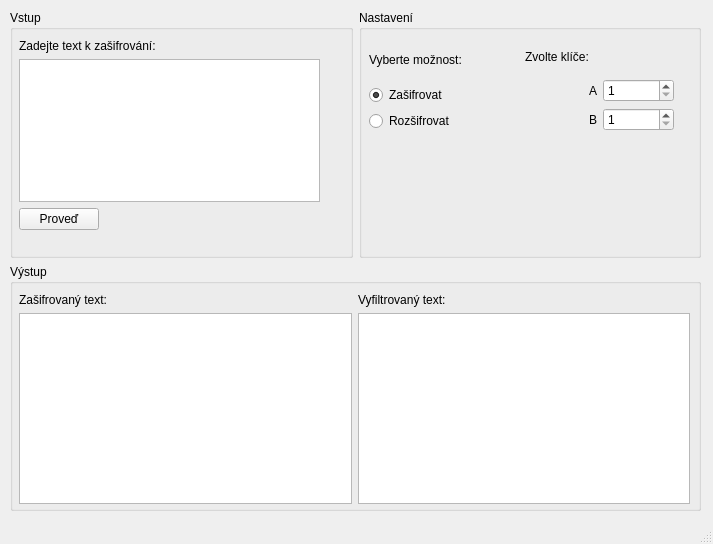
<?xml version="1.0" encoding="UTF-8"?>
<ui version="4.0">
 <class>MainWindow</class>
 <widget class="QMainWindow" name="MainWindow">
  <property name="geometry">
   <rect>
    <x>0</x>
    <y>0</y>
    <width>713</width>
    <height>544</height>
   </rect>
  </property>
  <property name="minimumSize">
   <size>
    <width>100</width>
    <height>100</height>
   </size>
  </property>
  <property name="windowTitle">
   <string>Afinní šifra</string>
  </property>
  <property name="locale">
   <locale language="Czech" country="CzechRepublic"/>
  </property>
  <widget class="QWidget" name="centralwidget">
   <widget class="QWidget" name="verticalLayoutWidget">
    <property name="geometry">
     <rect>
      <x>10</x>
      <y>10</y>
      <width>691</width>
      <height>501</height>
     </rect>
    </property>
    <layout class="QVBoxLayout" name="verticalLayout">
     <item>
      <layout class="QHBoxLayout" name="horizontalLayoutTop">
       <item>
        <widget class="QGroupBox" name="groupBoxInput">
         <property name="title">
          <string>Vstup</string>
         </property>
         <widget class="QWidget" name="gridLayoutWidget_4">
          <property name="geometry">
           <rect>
            <x>9</x>
            <y>29</y>
            <width>301</width>
            <height>191</height>
           </rect>
          </property>
          <layout class="QGridLayout" name="gridLayoutInput">
           <item row="0" column="0">
            <widget class="QLabel" name="labelInput">
             <property name="text">
              <string>Zadejte text k zašifrování:</string>
             </property>
            </widget>
           </item>
           <item row="1" column="0">
            <widget class="QPlainTextEdit" name="textEditInput"/>
           </item>
           <item row="2" column="0">
            <layout class="QHBoxLayout" name="horizontalLayoutDoStuff">
             <item>
              <widget class="QPushButton" name="buttonDoStuff">
               <property name="text">
                <string>Proveď</string>
               </property>
              </widget>
             </item>
             <item>
              <spacer name="spacerDoStuff">
               <property name="orientation">
                <enum>Qt::Horizontal</enum>
               </property>
               <property name="sizeHint" stdset="0">
                <size>
                 <width>40</width>
                 <height>20</height>
                </size>
               </property>
              </spacer>
             </item>
            </layout>
           </item>
          </layout>
         </widget>
        </widget>
       </item>
       <item>
        <widget class="QGroupBox" name="groupBoxSettings">
         <property name="title">
          <string>Nastavení</string>
         </property>
         <widget class="QWidget" name="horizontalLayoutWidget">
          <property name="geometry">
           <rect>
            <x>10</x>
            <y>30</y>
            <width>305</width>
            <height>91</height>
           </rect>
          </property>
          <layout class="QHBoxLayout" name="horizontalLayout">
           <item>
            <layout class="QGridLayout" name="gridLayoutOption">
             <item row="3" column="0">
              <widget class="QRadioButton" name="radioButtonDecrypt">
               <property name="text">
                <string>Rozšifrovat</string>
               </property>
              </widget>
             </item>
             <item row="2" column="0">
              <widget class="QRadioButton" name="radioButtonEncrypt">
               <property name="text">
                <string>Zašifrovat</string>
               </property>
               <property name="checked">
                <bool>true</bool>
               </property>
               <property name="autoRepeat">
                <bool>false</bool>
               </property>
              </widget>
             </item>
             <item row="0" column="0">
              <widget class="QLabel" name="labelOption">
               <property name="text">
                <string>Vyberte možnost:</string>
               </property>
              </widget>
             </item>
            </layout>
           </item>
           <item>
            <layout class="QGridLayout" name="gridLayoutKeys">
             <item row="1" column="0">
              <widget class="QLabel" name="labelKeyA">
               <property name="enabled">
                <bool>true</bool>
               </property>
               <property name="layoutDirection">
                <enum>Qt::LeftToRight</enum>
               </property>
               <property name="text">
                <string>A</string>
               </property>
               <property name="scaledContents">
                <bool>false</bool>
               </property>
               <property name="alignment">
                <set>Qt::AlignRight|Qt::AlignTrailing|Qt::AlignVCenter</set>
               </property>
              </widget>
             </item>
             <item row="2" column="1">
              <widget class="QSpinBox" name="spinBoxKeyB">
               <property name="minimum">
                <number>1</number>
               </property>
               <property name="maximum">
                <number>9999999</number>
               </property>
              </widget>
             </item>
             <item row="2" column="0">
              <widget class="QLabel" name="labelKeyB">
               <property name="text">
                <string>B</string>
               </property>
               <property name="alignment">
                <set>Qt::AlignRight|Qt::AlignTrailing|Qt::AlignVCenter</set>
               </property>
              </widget>
             </item>
             <item row="0" column="0">
              <widget class="QLabel" name="labelKeys">
               <property name="text">
                <string>Zvolte klíče:</string>
               </property>
              </widget>
             </item>
             <item row="1" column="1">
              <widget class="QSpinBox" name="spinBoxKeyA">
               <property name="minimum">
                <number>1</number>
               </property>
               <property name="maximum">
                <number>9999999</number>
               </property>
              </widget>
             </item>
            </layout>
           </item>
          </layout>
         </widget>
        </widget>
       </item>
      </layout>
     </item>
     <item>
      <widget class="QGroupBox" name="groupBoxOutput">
       <property name="title">
        <string>Výstup</string>
       </property>
       <widget class="QWidget" name="gridLayoutWidget_3">
        <property name="geometry">
         <rect>
          <x>9</x>
          <y>29</y>
          <width>671</width>
          <height>211</height>
         </rect>
        </property>
        <layout class="QGridLayout" name="gridLayoutOutput">
         <item row="0" column="0">
          <widget class="QLabel" name="labelOutput">
           <property name="text">
            <string>Zašifrovaný text:</string>
           </property>
          </widget>
         </item>
         <item row="1" column="0">
          <widget class="QPlainTextEdit" name="textEditOutput"/>
         </item>
         <item row="1" column="1">
          <widget class="QPlainTextEdit" name="textEditFiltered">
           <property name="enabled">
            <bool>true</bool>
           </property>
          </widget>
         </item>
         <item row="0" column="1">
          <widget class="QLabel" name="labelFiltered">
           <property name="enabled">
            <bool>true</bool>
           </property>
           <property name="text">
            <string>Vyfiltrovaný text:</string>
           </property>
          </widget>
         </item>
        </layout>
       </widget>
      </widget>
     </item>
    </layout>
   </widget>
  </widget>
  <widget class="QStatusBar" name="statusbar"/>
 </widget>
 <resources/>
 <connections/>
</ui>
